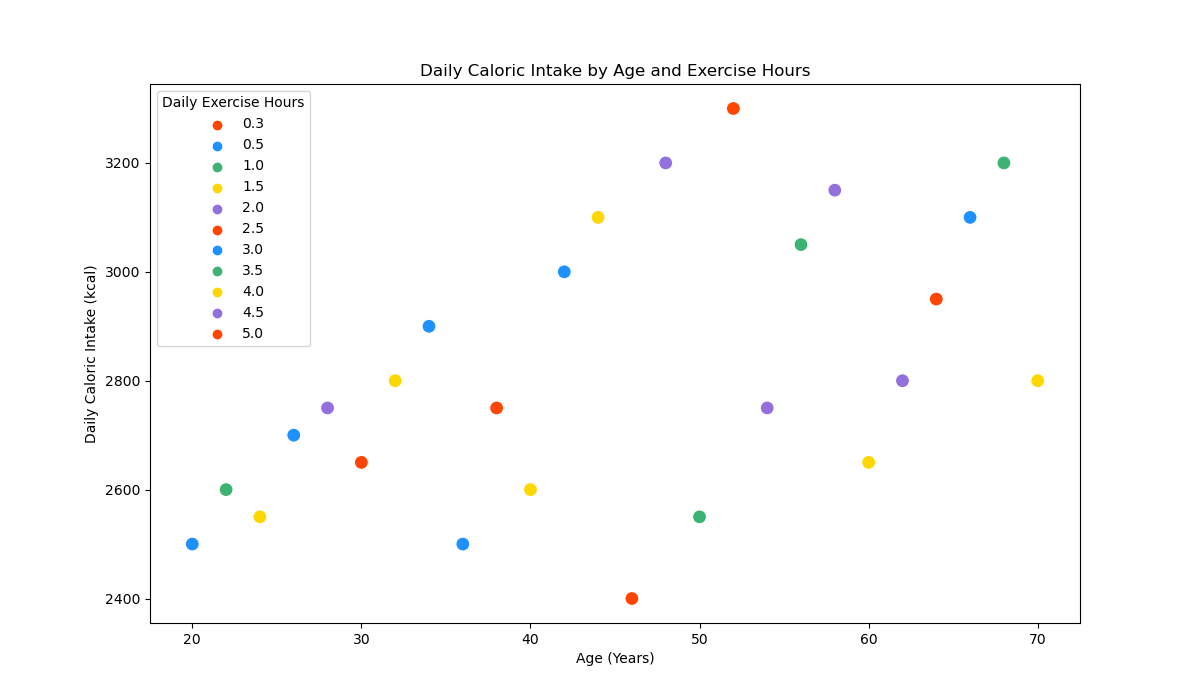

Recreate this plot in Python.

import pandas as pd
import seaborn as sns
import matplotlib.pyplot as plt

# Data (as it would be in a dataframe)
data = {
    'Age': [20, 22, 24, 26, 28, 30, 32, 34, 36, 38,
            40, 42, 44, 46, 48, 50, 52, 54, 56, 58,
            60, 62, 64, 66, 68, 70],
    'DailyCaloricIntake': [2500, 2600, 2550, 2700, 2750, 2650, 2800, 2900, 2500, 2750,
                           2600, 3000, 3100, 2400, 3200, 2550, 3300, 2750, 3050, 3150,
                           2650, 2800, 2950, 3100, 3200, 2800],
    'ExerciseHours': [0.5, 1.0, 1.5, 0.5, 2.0, 2.5, 1.5, 3.0, 0.5, 2.5,
                      1.5, 3.0, 4.0, 0.3, 4.5, 1.0, 5.0, 2.0, 3.5, 4.5,
                      1.5, 2.0, 2.5, 3.0, 3.5, 1.5]
}

df = pd.DataFrame(data)

# Plotting code
plt.figure(figsize=(12, 7))
scatter_plot = sns.scatterplot(
    x='Age',
    y='DailyCaloricIntake',
    hue='ExerciseHours',
    palette=['#FF4500', '#1E90FF', '#3CB371', '#FFD700', '#9370DB'],
    data=df,
    legend="full",
    s=100  # size of the markers
)
scatter_plot.set_title('Daily Caloric Intake by Age and Exercise Hours')
scatter_plot.set_xlabel('Age (Years)')
scatter_plot.set_ylabel('Daily Caloric Intake (kcal)')

# Adjust legend title
plt.legend(title='Daily Exercise Hours')

plt.show()
